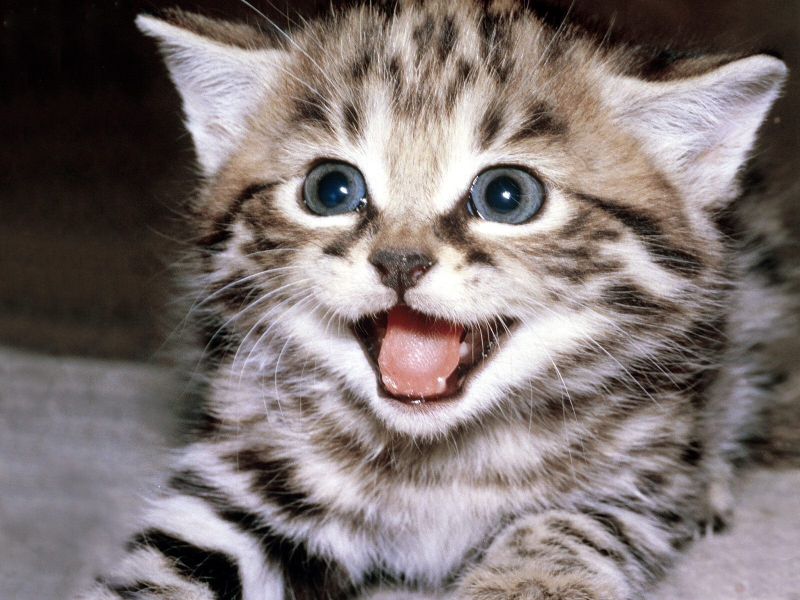
#> input picture Images/cat.jpeg, 1600 x 1200 px (shown at 1/2 size)
$ python thresholding.py
#> lines starting #> are read from the running program, lines starting #| are printed output that depends on the picture; after the words box and inside, x2 and y2 are one past the last pixel; in counts of white or black regions, pixels touching at a corner belong together
#> further down, img is the input picture: shape (1200, 1600, 3); mean B, G, R 113.1, 114.5, 124.8
import cv2 as cv

def rescaleFrame(frame, scale):
#> called with scale = 0.5
	width = int(frame.shape[1]*scale)
#> width = 800
	height = int(frame.shape[0]*scale)
#> height = 600
	dimensions = (width, height)
#> dimensions = (800, 600)
	return cv.resize(frame, dimensions, interpolation=cv.INTER_AREA)
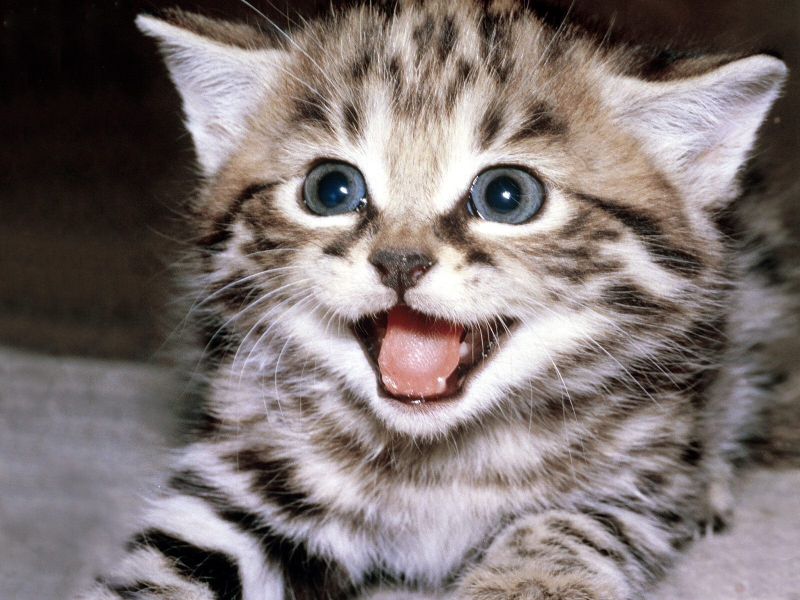
#> returned value: shape (600, 800, 3); mean of channels 0, 1, 2 113.2, 114.6, 124.9; drawn as B, G, R

img = cv.imread('Images/cat.jpeg')
img = rescaleFrame(img, 0.5)
cv.imshow('Cat', img)

#grayscale
gray = cv.cvtColor(img, cv.COLOR_BGR2GRAY)
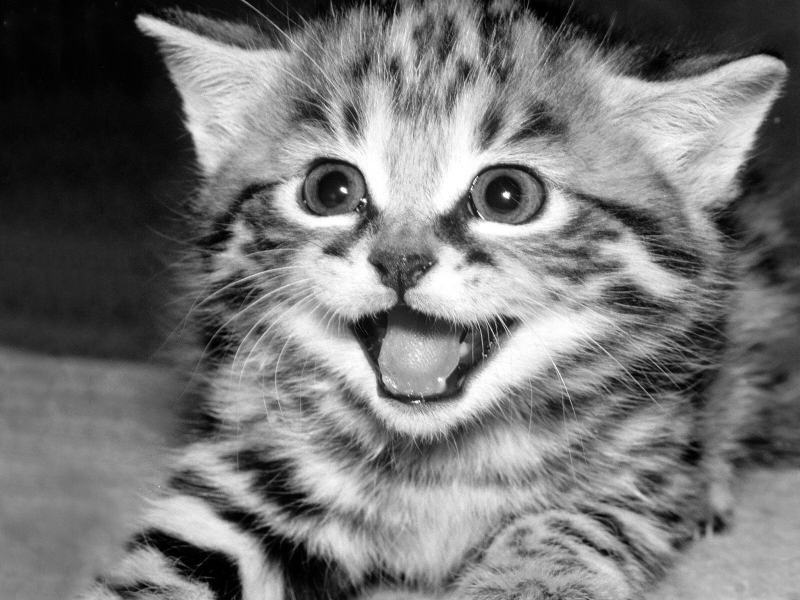
#> gray: shape (600, 800); min 0, max 255, mean 117.6
cv.imshow('Gray', gray)

#Simple thresholding
threshold, thresh = cv.threshold(gray, 200, 255, cv.THRESH_BINARY)
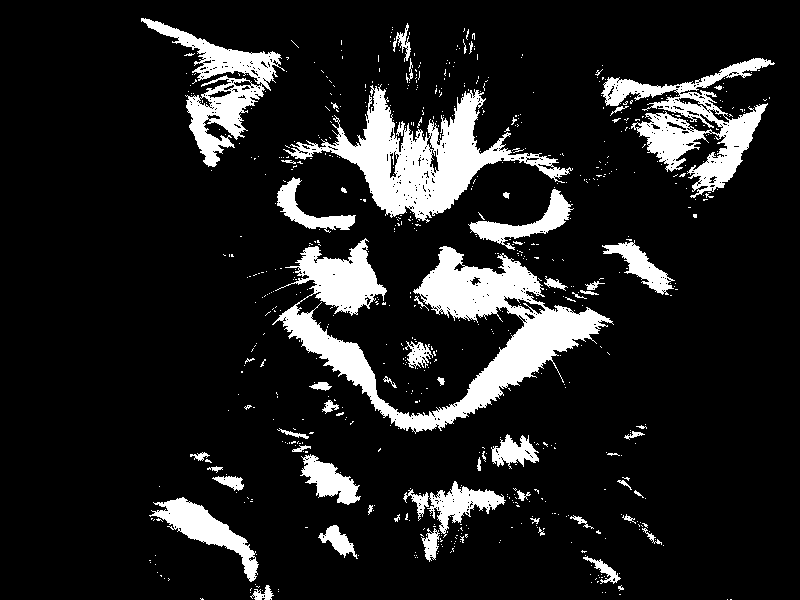
#> thresh: shape (600, 800); 12.9% white; 697 white regions (638 under 20 px), largest, box (x1, y1, x2, y2) and area: (272, 238, 614, 434) 19278, (283, 84, 573, 223) 11878, (601, 58, 775, 198) 7556
cv.imshow('Simple Threshold', thresh)

#Inverse simple thresholding (reverses black and white)
threshold, thresh_inv = cv.threshold(gray, 150, 255, cv.THRESH_BINARY_INV)
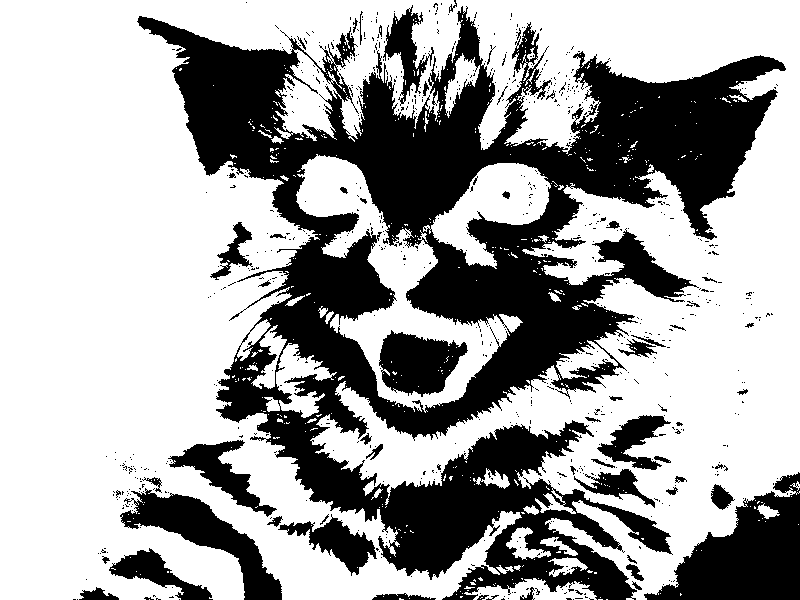
#> thresh_inv: shape (600, 800); 64.7% white; 734 black regions (677 under 20 px), largest, box (x1, y1, x2, y2) and area: (137, 6, 786, 600) 132749, (644, 472, 800, 600) 10332, (120, 488, 282, 600) 5611
cv.imshow('Simple Threshold Inversed', thresh_inv)

#Adaptive Thresholding
adaptive_thresh = cv.adaptiveThreshold(gray, 255, cv.ADAPTIVE_THRESH_GAUSSIAN_C, cv.THRESH_BINARY, 13, 9)
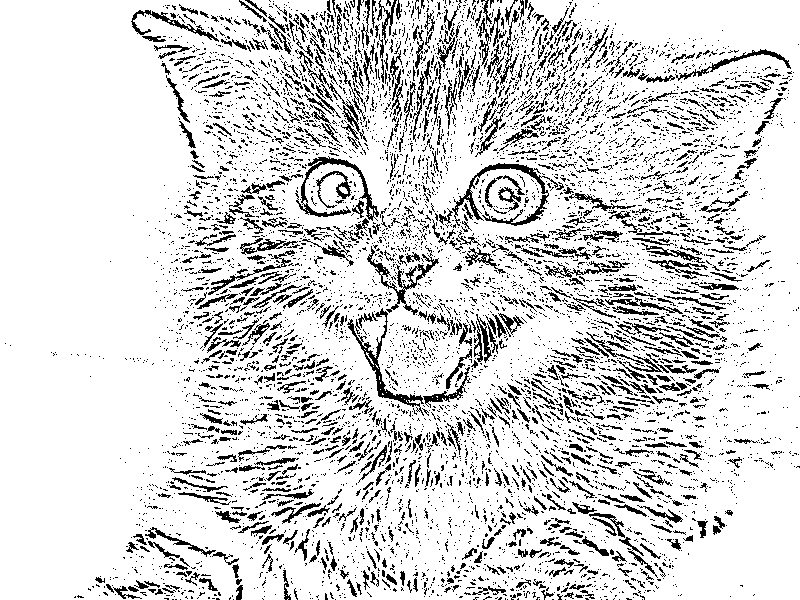
#> adaptive_thresh: shape (600, 800); 84.6% white; black in thin lines or dots
cv.imshow('Adaptive Thresholding', adaptive_thresh)

cv.waitKey(0)

$ run again, with Images/person.jpeg copied over Images/cat.jpeg
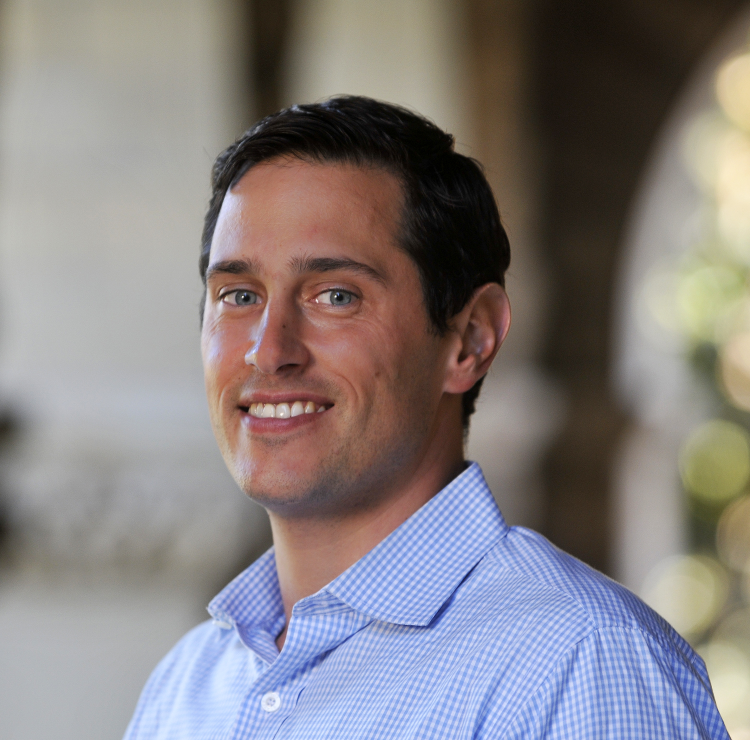
#> input picture Images/person.jpeg, 1500 x 1480 px (shown at 1/2 size)
#> img is the input picture: shape (1480, 1500, 3); mean B, G, R 129, 128.1, 133.9
#> `threshold, thresh = cv.threshold(gray, 200, 255, cv.THRESH_BINARY)`:
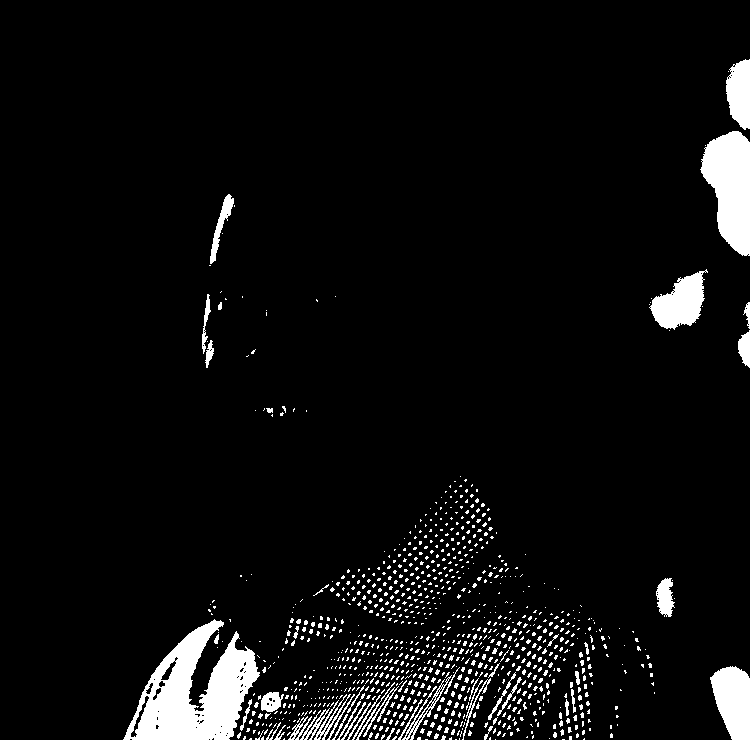
#> thresh: shape (740, 750); 5.7% white; 1011 white regions (956 under 20 px), largest, box (x1, y1, x2, y2) and area: (123, 619, 260, 740) 8612, (700, 131, 750, 256) 4282, (710, 666, 750, 740) 2201
#> thresh_inv: shape (740, 750); 51% white; 360 black regions (330 under 20 px), largest, box (x1, y1, x2, y2) and area: (0, 0, 255, 557) 109735, (0, 465, 642, 740) 100259, (629, 51, 750, 475) 30808
#> `adaptive_thresh = cv.adaptiveThreshold(gray, 255, cv.ADAPTIVE_THRESH_G..`:
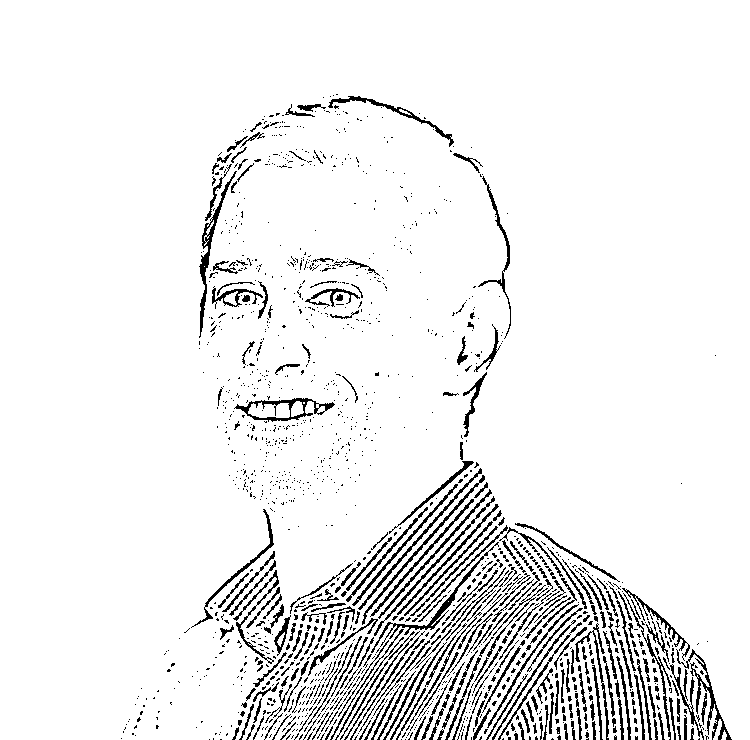
#> adaptive_thresh: shape (740, 750); 93.1% white; black in thin lines or dots, all inside (x1, y1, x2, y2) = (121, 94, 732, 740)
